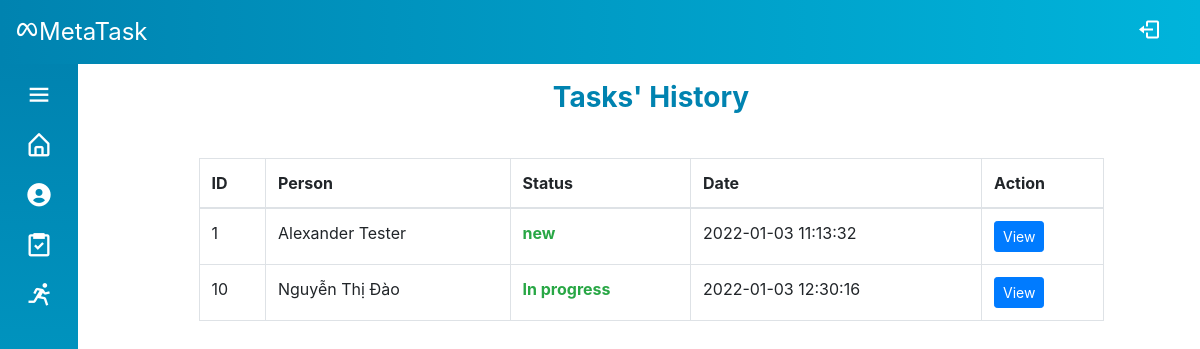
Page /Source/mvc/index.php?controller=task&action=indexHistory&id=1 (signed in) on the earlier database version.
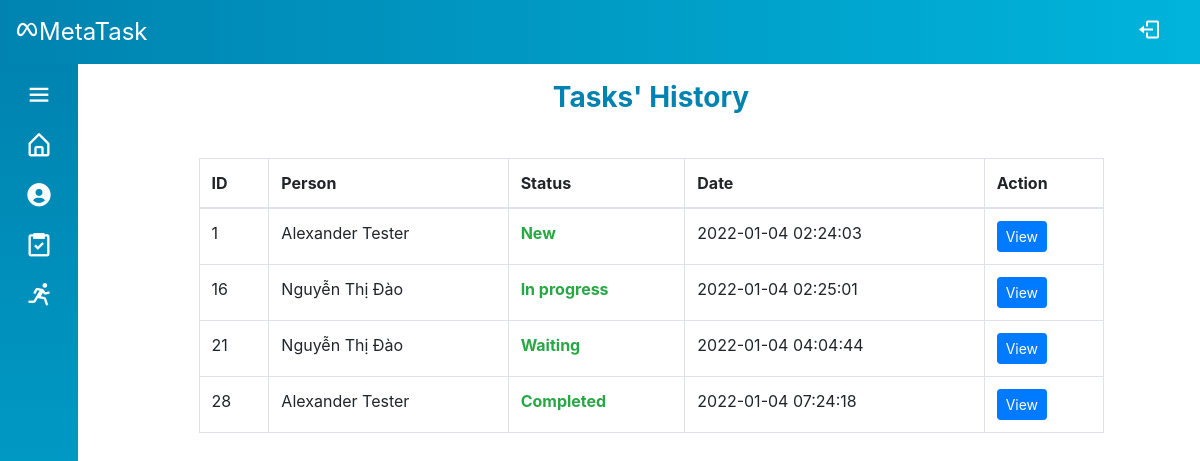
Same page on the later database version.
### tables this page shows
CREATE TABLE `task_record` (
  `id` int(6) UNSIGNED NOT NULL,
  `task_id` int(6) UNSIGNED NOT NULL,
  `person_id` int(6) UNSIGNED NOT NULL,
  `status` varchar(30) NOT NULL DEFAULT 'New',
  `note` varchar(200) DEFAULT NULL,
  `file_name` varchar(100) DEFAULT NULL,
  `file` varchar(200) DEFAULT NULL,
  `date` timestamp NOT NULL DEFAULT current_timestamp() ON UPDATE current_timestamp()
);

CREATE TABLE `account_info` (
  `id` int(6) UNSIGNED NOT NULL,
  `firstname` varchar(30) NOT NULL,
  `lastname` varchar(30) NOT NULL,
  `email` varchar(50) DEFAULT NULL,
  `phone` varchar(30) DEFAULT NULL,
  `avatar` varchar(200) DEFAULT NULL,
  `department` int(6) UNSIGNED NOT NULL
);

### Source/mvc/controllers/base_controller.php (called while the page is built, shortened)
<?php
    class BaseController {
        protected $name;
        public function render($view, $data = array()) {
            extract($data);
            require_once('views/' .$this->name . '/' . $view . '.php');
            require_once('views/layout/template.php');
        }
    }
?>

### Source/mvc/controllers/task_controller.php (called while the page is built, shortened)
<?php
require_once('models/Task.php');
require_once('models/User.php');
require_once('base_controller.php');
class TaskController extends BaseController
{
    public function indexHistory()
    {
        $taskID = filter_input(INPUT_GET, 'id', FILTER_SANITIZE_STRING);
        $history = Task::getAllHistory($taskID);
        $this->render('indexHistory', array('history' => $history));
    }
}

### Source/mvc/route.php (called while the page is built, shortened)
<?php
$obj = new $className();
$obj->$action();

### Source/mvc/index.php (called while the page is built, shortened)
<?php
require_once('route.php');

### Source/mvc/models/Task.php (called while the page is built, shortened)
<?php
class TaskRecord
{
    public function __construct(
        $id,
        $task_id,
        $person_id,
        $status,
        $note,
        $file_name,
        $file,
        $date
    ) {
        $this->id = $id;
        $this->status = $status;
        $this->date = $date;
    }
    public static function getAll($taskID)
    {
        $sql = "SELECT * FROM task_record WHERE task_id = :taskID";
        $conn = DB::getConnection();
        $stm = $conn->prepare($sql);
        $stm->execute(array('taskID' => $taskID));
        $data = array();
        foreach ($stm->fetchAll() as $item) {
            $data[] = new TaskRecord($item['id'], $item['task_id'], $item['person_id'], $item['status'], $item['note'], $item['file_name'], $item['file'], $item['date']);
        }
        return $data;
    }
}
class Task
{
    public static function getAllHistory($taskID)
    {
        return TaskRecord::getAll($taskID);
    }
}

### Source/mvc/models/User.php (called while the page is built, shortened)
<?php
class User
{
    public static function getFullName($id)
    {
        $sql = "select firstname, lastname from account_info where id = :id";
        $conn = DB::getConnection();
        $stm = $conn->prepare($sql);
        $stm->execute(array('id' => $id));
        if ($item = $stm->fetch()) {
            return $item['lastname'] . ' ' . $item['firstname'];
        }
        return null;
    }
}

### Source/mvc/views/task/indexHistory.php (the view, shortened to what this page needs)
<div class="container-fluid">
    <div class="row">
        <div class="col-12 col-md-10 offset-md-1">
            <div class="profile-info">
                <div class="info-header mb-3">Tasks' History</div>
                <div class="info-body">
                    <div class="table-wrapper-scroll-y">
                        <table class="table table-bordered table-hover mt-4 table-responsive-md">
                            <thead>
                                <tr>
                                    <th>ID</th>
                                    <th>Person</th>
                                    <th>Status</th>
                                    <th>Date</th>
                                    <th>Action</th>
                                </tr>
                            </thead>
                            <tbody id="table-body">
                                <?php
                                foreach ($data['history'] as $s) {
                                ?>
                                    <tr>
                                        <td><?= $s->id ?></td>
                                        <td><?= User::getFullName($s->person_id) ?></td>
                                        <td class="text-success font-weight-bold"><?= $s->status ?></td>
                                        <td><?= $s->date ?></td>
                                        <td>
                                            <a class="btn btn-sm btn-primary" href="?controller=task&action=viewHistory&id=<?= $s->id ?>">View</a>
                                        </td>
                                    </tr>
                                <?php
                                }
                                ?>
                            </tbody>
                        </table>
                    </div>
                </div>
            </div>
        </div>
    </div>
</div>

Differences in the rows shown:
removed task_record: id "10", person.firstname "Nguyễn Thị Đào", status "In progress", date "2022-01-03 12:30:16"
changed task_record id 1: status "new" → "New"; date "2022-01-03 11:13:32" → "2022-01-04 02:24:03"
added task_record: id "16", person.firstname "Nguyễn Thị Đào", status "In progress", date "2022-01-04 02:25:01"
added task_record: id "21", person.firstname "Nguyễn Thị Đào", status "Waiting", date "2022-01-04 04:04:44"
added task_record: id "28", person.firstname "Alexander Tester", status "Completed", date "2022-01-04 07:24:18"
